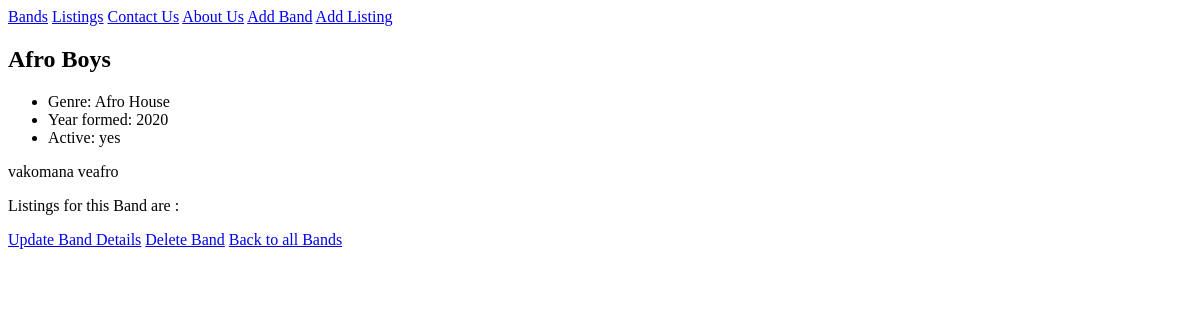
The page /bands/5/ on the database as committed earlier.
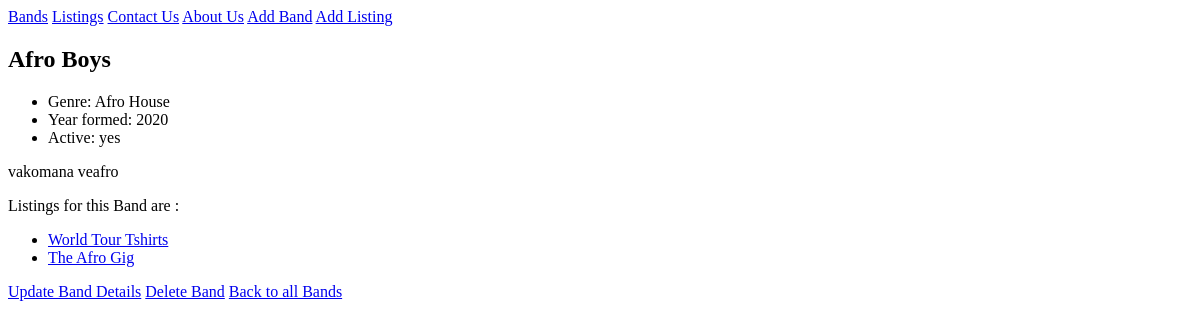
The same page on the database as committed later.
### listings/models.py (models this page shows)
class Listing(models.Model):
    class Type(models.TextChoices):
        RECORDS = 'Rec'
        CLOTHING = 'Clo'
        POSTERS = 'Pos'
        MISCELLANEOUS = 'Misc'
    name = models.fields.CharField(max_length=150)
    description = models.fields.CharField(max_length=200)
    sold = models.fields.BooleanField(default=False)
    year = models.fields.IntegerField(null=True)
    type = models.fields.CharField(choices=Type.choices, max_length=5)
    band = models.ForeignKey(Band, null=True, on_delete=models.SET_NULL)
    def __str__(self):
        return f'{self.name}'

### listings/views.py (the view)
# urls.py: path('bands/<int:id>/', views.band_detail, name='band-detail'),
def band_detail(request, id):
    band = Band.objects.get(id=id)  # we insert this line to get the Band with that id
    return render(request,
                  'listings/band_detail.html',
                  {'band': band})  # we update this line to pass the band to the template

### listings/templates/listings/band_detail.html (shortened to what this page needs)
{% extends 'listings/base.html' %}
{% block content %}
   <h2>{{ band.name }}</h2>
   <ul>
      <li>Genre: {{ band.get_genre_display }}</li>
      <li>Year formed: {{ band.year_formed }}</li>
      <li>Active: {{ band.active|yesno }}</li>
   </ul>
   <p>{{ band.biography }}</p>
   <p> Listings for this Band are : </p>
    <ul>{% for listing in band.listing_set.all %}
    <li>  <a href="{% url 'listing-detail' listing.id %}">{{ listing }} </a></li>
   {% endfor%}
    </ul>
   <a href ="{% url 'band-update' band.id %}">Update Band Details</a>
   <a href ="{% url 'band-delete' band.id %}">Delete Band</a>
   <a href="{% url 'band-list' %}">Back to all Bands</a>
{% endblock %}

Rows that differ between the two databases and show on the page:
added Listing: name "World Tour Tshirts"
added Listing: name "The Afro Gig"
